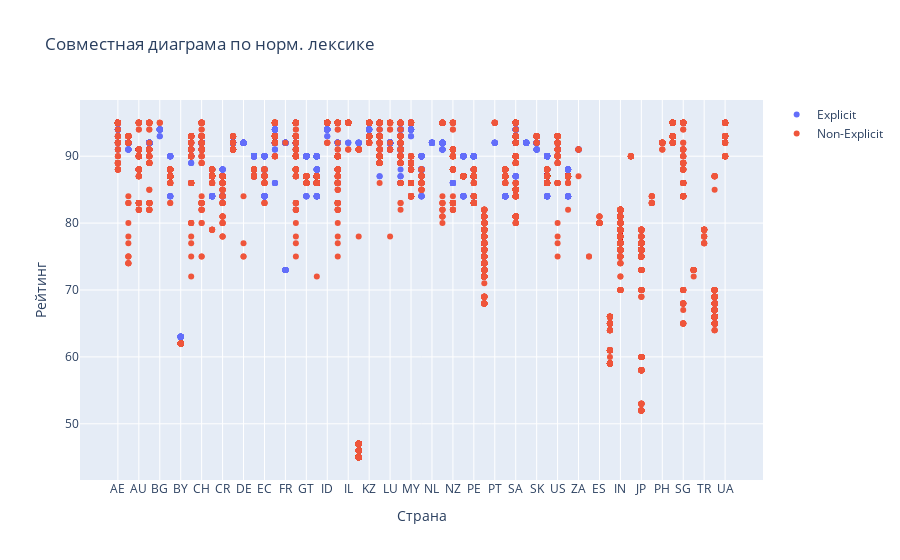

This figure's notebook cell:
### Markdown cell above
Также сделаем совместную диаграмму, для наглядности

### Code cell
fig = sp.make_subplots(rows=1, cols=1)

df = df.sort_values(['country', 'popularity'])

explicit_df = df[df['is_explicit'] == True]
fig.add_trace(go.Scatter(x=explicit_df['country'], y=explicit_df['popularity'], mode='markers', name='Explicit'))

non_explicit_df = df[df['is_explicit'] == False]
fig.add_trace(go.Scatter(x=non_explicit_df['country'], y=non_explicit_df['popularity'], mode='markers', name='Non-Explicit'))

fig.update_layout(title_text='Совместная диаграма по норм. лексике', showlegend=True)
fig.update_xaxes(title_text='Страна', row=1, col=1)
fig.update_yaxes(title_text='Рейтинг', row=1, col=1)

fig.show()

### Figure 1 — Plotly figure (JSON) as saved in the notebook; plotly's stock layout.template omitted (floating-point values rounded to 4 significant figures; data arrays with more than 128 entries replaced by an {"elided": "..."} marker saying what was removed)
{"data": [{"mode": "markers", "name": "Explicit", "type": "scatter", "x": {"elided": "3701 str values"}, "y": {"elided": "3701 int values"}}, {"mode": "markers", "name": "Non-Explicit", "type": "scatter", "x": {"elided": "10815 str values"}, "y": {"elided": "10815 int values"}}], "layout": {"showlegend": true, "title": {"text": "Совместная диаграма по норм. лексике"}, "xaxis": {"anchor": "y", "domain": [0, 1], "title": {"text": "Страна"}}, "yaxis": {"anchor": "x", "domain": [0, 1], "title": {"text": "Рейтинг"}}}}
